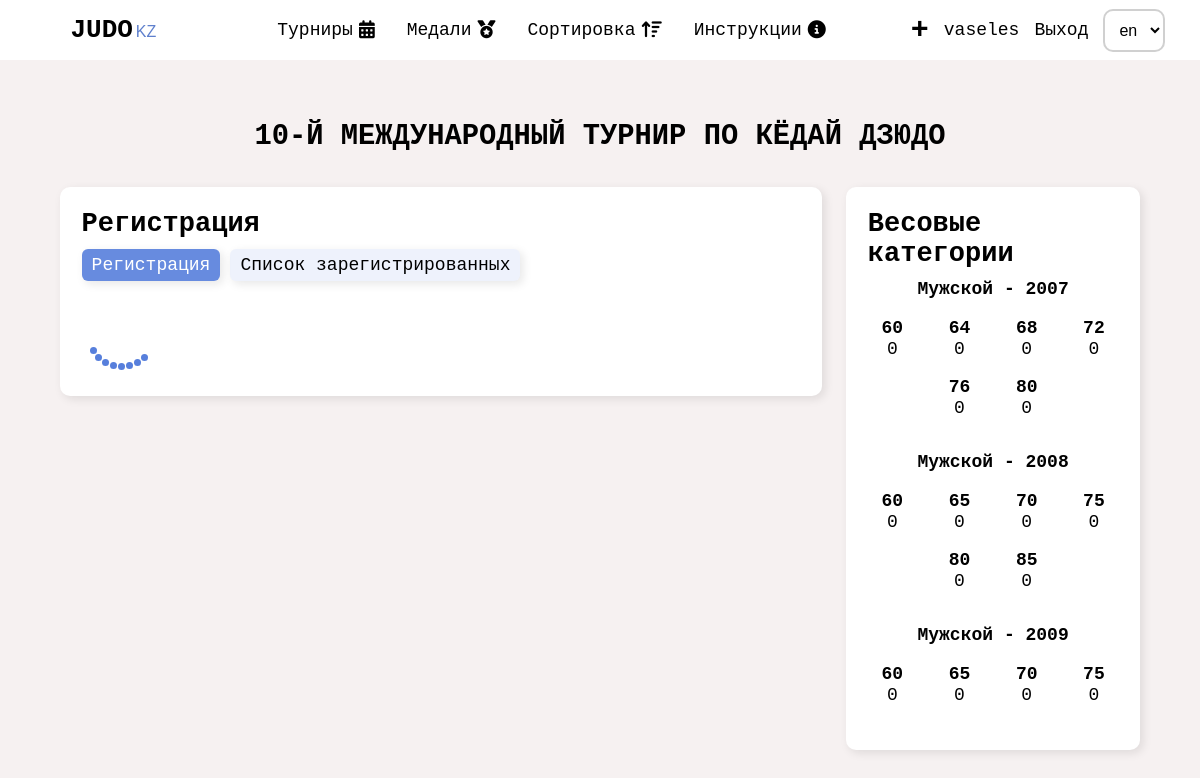
Page /en/tournaments/10th-international-kyodai-judo-tournament/registration-on-tournament (signed in) on the committed database.
### base/models.py (models this page shows, shortened)
class Tournament(models.Model):
   RANGS = (
      ('Клубный', 'Клубный'),
      ('Городской', 'Городской'),
      ('Областной', 'Областной'),
      ('Региональный', 'Региональный'),
      ('Республиканский', 'Республиканский'),
      ('Чемпионат РК', 'Чемпионат РК'),
      ('Международный турнир', 'Международный турнир'),
   )
   CREDIT_TYPE = (
      ('личный', 'личный'),
      ('командный', 'командный')
   )
   STATUS = (
      ('Регистрация открыта', 'Регистрация открыта'),
      ('Регистрация завершенa', 'Регистрация завершенa'),
   )
   user = models.ForeignKey(User, on_delete=models.CASCADE, default=None)
   title = models.CharField(max_length=300, verbose_name='Title')
   slug = models.SlugField(max_length=300, unique=True, default='')
   logo = models.ImageField(upload_to='tournament_logo', blank=True)
   logos = models.ManyToManyField(Logos, default=[], blank=True, related_name='logos')
   about = models.TextField(max_length=3000, blank=True)
   rang = models.CharField(max_length=40,choices=RANGS, blank=True)
   place = models.CharField(max_length=100, blank=True)
   startData = models.DateField(max_length=100, blank=True)
   finishData = models.DateField(max_length=100, blank=True)
   startTime = models.TimeField(max_length=10, blank=True)
   credit = models.CharField(max_length=100, blank=True, choices=CREDIT_TYPE)
   tatamis_count = models.CharField(default=0, blank=True, max_length=2)
   sponsors = models.ManyToManyField(Sponsors, blank=True, default=[], related_name='sponsors')
   chiefJustice = models.CharField(max_length=200, blank=True)
   chiefSecretary = models.CharField(max_length=200, blank=True)
   status = models.CharField(max_length=40, choices=STATUS, default='Регистрация_открыта')
   public = models.BooleanField(default=True)
   created = models.DateTimeField(auto_now_add=True)
   updated = models.DateTimeField(auto_now=True)
   class Meta:
      ordering = ['-updated', '-created']

class WeightCategory(models.Model):
   GENDER = (
      ('Мужской', 'Мужской'),
      ('Женский', 'Женский')
   )
   tournament = models.ForeignKey(Tournament, on_delete=models.CASCADE, blank=True)
   weight = models.ManyToManyField(Weight, default=[])
   year = models.CharField(max_length=20, null=True)
   gender = models.CharField(max_length=20, choices=GENDER)

class Weight(models.Model):
   name = models.CharField(max_length=10)
   sorting = models.JSONField(blank=True, null=True)
   participants = models.ManyToManyField(Participant, default=[], blank=True)

### base/views/tournaments.py (the view, shortened to what this page needs)
# urls.py: path('tournaments/<str:slug>/registration-on-tournament', tournaments.registration_on_tournament, name='registration_on_tournament'),
@login_required(login_url='base:login')
def registration_on_tournament(request, slug):
   if (request.user.profile.userType == 'Админ' or request.user.is_superuser or request.user.profile.userType == 'Секретарь'):
      page_type = 'registration'
      tournament = get_object_or_404(Tournament, slug=slug)
      weight_category = WeightCategory.objects.filter(tournament=tournament)
      participants = Participant.objects.filter(user=request.user)
      weight  = Weight.objects.all()
      context = {
         'page_type': page_type,
         'tournament': tournament,
         'participants': participants,
         'weight': weight,
         'weight_category': weight_category
      }
      return render(request, 'base/tournaments/athlete_registration.html', context)
   else:
      messages.error(request, "You don't have permission to create tournament ;)")
      return redirect('base:show_tournaments')

### base/templates/base/tournaments/athlete_registration.html (shortened to what this page needs)
{% include 'main.html' %}
{% load static i18n %}
{% block title %}
<link rel="stylesheet" href="{% static 'css/athlete_registration.css' %}">
{% endblock title %}
{% block content %}
<div class="home pre__athlete_regisration">
   <h1 >{{tournament.title}}</h1>
   <div class="athlete_regisration">
      <div class="athlete_regisration__left">
         {% if page_type == 'registration' %}
            <h2>{% trans 'Регистрация' %}</h2>
            <div class="athlete_regisration__left__header">
               <a href="{% url 'base:registration_on_tournament' tournament.slug %}" class="active">{% trans 'Регистрация' %}</a>
               <a href="{% url 'base:list_of_registered_on_tournament' tournament.slug %}">{% trans 'Список зарегистрированных' %}</a>
            </div>
            <div class="athlete_regisration__left__body">
               <div class="lds-roller"><div></div><div></div><div></div><div></div><div></div><div></div><div></div><div></div></div>
            </div>
         {% endif %}
      </div>
      <form class="athlete_regisration__right" method="POST">
         <h2>{% trans 'Весовые категории' %}</h2>
         <div class="athlete_regisration__weight__categories">
            {% for weight_category in tournament.weightcategory_set.all  %}
               <div class="athlete_regisration__weight__category">
                  <h3>{{weight_category.gender}} - {{weight_category.year}} </h3>
                  <div class="athlete_regisration__weights">
                     {% for weight in weight_category.weight.all %}
                        <div class="athlete_regisration__weight">
                           <b>{{weight.name}}</b>
                           <span>{{ weight.participants.count }}</span>
                        </div>
                     {%  endfor %}
                  </div>
               </div>
            {% endfor %}
         </div>
      </form>
   </div>
</div>
{% endblock content %}

### templates/main.html (shortened to what this page needs)
<!DOCTYPE html>
{% load static %}
<html lang="en">
<head>
   <link rel="stylesheet" href="{% static 'css/styles.css' %}">
   <link rel="stylesheet" href="{% static 'css/footer.css' %}">
</head>
<body>
        {% include 'header.html' %}
    </body>
</html>

### templates/header.html (shortened to what this page needs)
{% load static i18n  %}
<header>
   <a href="/" class="link-logo">
      <b>JUDO</b>
      <span>
         <span>KZ</span>
      </span>
   </a>
   <div class="header__center">
      <a href="{% url "base:show_tournaments" %}" class="link">
         {% trans 'Турниры' %}
         <i class="fa-solid fa-calendar-days"></i>
      </a>
      <a href="{% url "base:medals" %}" class="link">
         {% trans 'Медали' %}
         <i class="fa-solid fa-medal"></i>
      </a>
      <a href="{% url "base:sorting" %}" class="link">
         {% trans 'Сортировка' %}
         <i class="fa-solid fa-arrow-up-wide-short"></i>
      </a>
      <a href="{% url "base:instructions" %}" class="link">
         {% trans 'Инструкции' %}
         <i class="fa-solid fa-circle-info"></i>
      </a>
   </div>
   <div class="header__right">
      {% if request.user.is_authenticated  %}
      {% if request.user.profile.userType == 'Админ' or request.user.profile.userType == 'Секретарь' or request.user.is_superuser %}
         <a href="{% url "base:create_tournamets" %}" class="link"
         style="font-size: 30px; font-weight: bold;">
            +
         </a>
      {% endif %}
   <a href="{% url 'base:show_profile' request.user.username %}" class="link">
      {{request.user.username}}
   </a>
   <a href="{% url 'base:logout' %}" class="link">
      {% trans 'Выход' %}
   </a>
{% else %}
   <a href="{% url 'base:registration' %}" class="link">{% trans 'Регистрация' %}</a>
   <a href="{% url 'base:login' %}" class="link">{% trans 'Вход' %}</a>
{% endif %}
   <form action="{% url 'set_language' %}" method="post" id="LanguageForm">{% csrf_token %}
      <select name="language" id="changeLanguage" class='change__language' >
         {% get_current_language as LANGUAGE_CODE %}
         {% get_available_languages as LANGUAGES %}
         {% get_language_info_list for LANGUAGES as languages %}
         {% for language in languages %}
            <option value="{{ language.code }}"{% if language.code == LANGUAGE_CODE %}
                     selected{% endif %}>
                  {{ language.code }}
            </option>
         {% endfor %}
      </select>
   </form>
   </div>
</header>

### static/css/styles.css (style rules this page uses)
* { box-sizing: border-box; padding: 0; margin: 0; text-decoration: none; outline: none; }
body { background-color: var(--white); color: var(--black); font-size: 18px; font-family: monospace; overflow-x: hidden; }
a { transition: all .3s linear; }
header { display: flex; justify-content: space-around; align-items: center; width: 100%; height: 60px; background-color: #fff; z-index: 1000; }
.header__center { display: flex; justify-content: center; align-items: center; }
.header__center a { display: flex; justify-content: center; align-items: center; gap: 6px; transition: all .3s linear; height: 100%; padding: 22px 16px; border-radius: 0 0 5px 5px; }
.header__right { display: flex; justify-content: center; align-items: center; gap: 15px }
header form { background-color: transparent !important; margin: 0; padding: 0; }
#changeLanguage { font-size: 16px; transition: all .3s linear; cursor: pointer; margin-bottom: 0; }
#changeLanguage option { cursor: pointer; padding: 4px ; }
a { color: black }
.link { text-decoration: none; color: var(--black); transition: all .3s linear }
.link-logo { color: black; margin-left: 3vw; margin-right: 3vw }
.link-logo b { font-weight: bold; font-size: 26px; }
.link-logo span { font-size: 16px; margin-left: -4px; color: #5f80cd ; font-family:'Lucida Sans', 'Lucida Sans Regular', 'Lucida Grande', 'Lucida Sans Unicode', Geneva, Verdana, sans-serif; }
.form__component input, select, textarea { width: 100%; padding: 10px 10px; font-size: 18px; margin-bottom: 6px; min-width: 100%; background-color: #fff; border: 2px solid rgb(20,20,20,.2); border-radius: 10px; transition: all .3s linear; }
.lds-roller { display: inline-block; position: relative; width: 80px; height: 80px; }

### static/css/athlete_registration.css (style rules this page uses)
.pre__athlete_regisration { display: flex; justify-content: center; align-items: center; flex-direction: column; margin-top: 3%; width: 100%; }
.pre__athlete_regisration h1 { margin: 3vh 5vw; font-size: 1.6em; }
.athlete_regisration { display: flex; justify-content: center; align-items: start ; width: 100%; padding: 10px 5vw; gap:2vw }
.athlete_regisration__left { padding: 2%; background-color: white; border-radius: 10px; box-shadow: 3px 3px 10px rgb(20,20,20,.1); width: 65vw; }
.athlete_regisration__left__header { display: flex; justify-content: start; align-items: center; width: 100%; gap: 10px; border-radius: 10px; margin: 10px 0; }
.athlete_regisration__left__header a { background-color:rgb(87, 127, 220, .1); padding: 6px 10px; border-radius: 6px; margin-bottom: 4px; transition: all .3s linear; box-shadow: 3px 3px 10px rgb(20,20,20,.1); }
.athlete_regisration__left__header .active { background-color:rgb(87, 127, 220, .9); color: white; }
.athlete_regisration__left__body { display: flex; justify-content: start; align-items: start; flex-direction: column; row-gap: 10px; }
.athlete_regisration__right { padding: 2%; box-shadow: 3px 3px 10px rgb(20,20,20,.1); background-color: white; border-radius: 10px; width: 25vw; }
.athlete_regisration__weight__category { display: flex; justify-content: center; align-items: center; flex-direction: column; margin-bottom: 10px; }
.athlete_regisration__weight__category h3 { margin: 10px 0 15px; font-size: 18px; }
.athlete_regisration__weights { display: flex; justify-content: center; align-items: center; flex-wrap: wrap; width: 100%; gap: 15%; }
.athlete_regisration__weight { display: flex; justify-content: center; align-items: center; flex-direction: column; row-gap: 1px; margin-bottom: 10px; padding: 4px; transition: all .3s linear; cursor: default; }

### static/css/variables.css (style rules this page uses)
:root { --white: #F6F1F1; --lightblue: #577fdc; --gold: #FBD46D; --black: #000000; }

### rows in the picture
Tournament: title "10-Й МЕЖДУНАРОДНЫЙ ТУРНИР ПО КЁДАЙ ДЗЮДО"
WeightCategory: gender "Мужской", year "2007"
Weight: name "60", participants.count "0"
Weight: name "64", participants.count "0"
Weight: name "68", participants.count "0"
Weight: name "72", participants.count "0"
Weight: name "76", participants.count "0"
Weight: name "80", participants.count "0"
WeightCategory: gender "Мужской", year "2008"
Weight: name "60", participants.count "0"
Weight: name "65", participants.count "0"
Weight: name "70", participants.count "0"
Weight: name "75", participants.count "0"
Weight: name "80", participants.count "0"
Weight: name "85", participants.count "0"
WeightCategory: gender "Мужской", year "2009"
Weight: name "60", participants.count "0"
Weight: name "65", participants.count "0"
Weight: name "70", participants.count "0"
Weight: name "75", participants.count "0"

### other values in the picture
{{ request.user.username }} "vaseles"
form field language "en"
